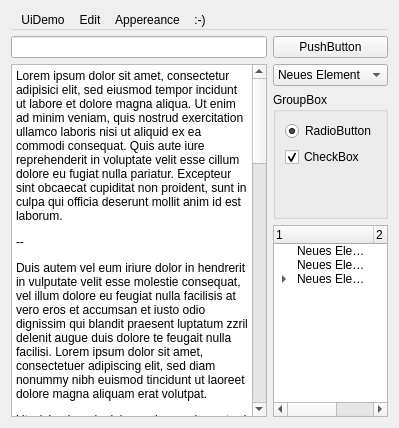
     <widget class="QWidget" name="demo">
      <attribute name="title">
       <string>Demo</string>
      </attribute>
      <layout class="QGridLayout" columnstretch="8,3">
       <item row="0" column="0" colspan="2">
        <widget class="QMenuBar" name="menuBar">
         <widget class="QMenu" name="menuUiDemo">
          <property name="title">
           <string>UiDemo</string>
          </property>
          <addaction name="actionDon_t_open"/>
          <addaction name="actionDon_t_save"/>
          <addaction name="actionDon_t_exit"/>
         </widget>
         <widget class="QMenu" name="menuEdit">
          <property name="title">
           <string>Edit</string>
          </property>
          <addaction name="actionDon_t"/>
          <addaction name="actionJust_don_t"/>
          <addaction name="actionDo_anything"/>
          <addaction name="actionHere"/>
         </widget>
         <widget class="QMenu" name="menuAppereance">
          <property name="title">
           <string>Appereance</string>
          </property>
          <addaction name="actionIs_fixed"/>
          <addaction name="actionSo_you_can_t_do_anything"/>
          <addaction name="action_at_least_not_here"/>
          <addaction name="action"/>
          <addaction name="action_no_really"/>
          <addaction name="actionNOOOO"/>
         </widget>
         <widget class="QMenu" name="menu">
          <property name="title">
           <string>:-)</string>
          </property>
          <addaction name="action_2"/>
          <addaction name="action_P"/>
          <addaction name="action_3"/>
          <addaction name="action_4"/>
          <addaction name="action8"/>
         </widget>
         <addaction name="menuUiDemo"/>
         <addaction name="menuEdit"/>
         <addaction name="menuAppereance"/>
         <addaction name="menu"/>
        </widget>
       </item>
       <item row="1" column="0">
        <widget class="QLineEdit" name="demoLineEdit">
         <property name="sizePolicy">
          <sizepolicy hsizetype="Expanding" vsizetype="Fixed">
           <horstretch>0</horstretch>
           <verstretch>0</verstretch>
          </sizepolicy>
         </property>
        </widget>
       </item>
       <item row="1" column="1">
        <widget class="QPushButton" name="pushButton_3">
         <property name="text">
          <string>PushButton</string>
         </property>
        </widget>
       </item>
       <item row="2" column="0" rowspan="3">
        <widget class="QTextBrowser" name="demoBrowser">
         <property name="sizePolicy">
          <sizepolicy hsizetype="Expanding" vsizetype="Expanding">
           <horstretch>0</horstretch>
           <verstretch>0</verstretch>
          </sizepolicy>
         </property>
         <property name="html">
          <string>&lt;!DOCTYPE HTML PUBLIC &quot;-//W3C//DTD HTML 4.0//EN&quot; &quot;http://www.w3.org/TR/REC-html40/strict.dtd&quot;&gt;
&lt;html&gt;&lt;head&gt;&lt;meta name=&quot;qrichtext&quot; content=&quot;1&quot; /&gt;&lt;style type=&quot;text/css&quot;&gt;
p, li { white-space: pre-wrap; }
&lt;/style&gt;&lt;/head&gt;&lt;body style=&quot; font-family:'Droid Sans'; font-size:9pt; font-weight:400; font-style:normal;&quot;&gt;
&lt;p style=&quot; margin:12px; margin-left:0px; margin-right:0px; -qt-block-indent:0; text-indent:0px;&quot;&gt;&lt;span style=&quot; font-family:'Luxi Sans';&quot;&gt;Lorem ipsum dolor sit amet, consectetur adipisici elit, sed eiusmod tempor incidunt ut labore et dolore magna aliqua. Ut enim ad minim veniam, quis nostrud exercitation ullamco laboris nisi ut aliquid ex ea commodi consequat. Quis aute iure reprehenderit in voluptate velit esse cillum dolore eu fugiat nulla pariatur. Excepteur sint obcaecat cupiditat non proident, sunt in culpa qui officia deserunt mollit anim id est laborum.&lt;/span&gt;&lt;/p&gt;
&lt;p style=&quot; margin:12px; margin-left:0px; margin-right:0px; -qt-block-indent:0; text-indent:0px;&quot;&gt;&lt;span style=&quot; font-family:'Luxi Sans';&quot;&gt;--&lt;/span&gt;&lt;/p&gt;
&lt;p style=&quot; margin:12px; margin-left:0px; margin-right:0px; -qt-block-indent:0; text-indent:0px;&quot;&gt;&lt;span style=&quot; font-family:'Luxi Sans';&quot;&gt;Duis autem vel eum iriure dolor in hendrerit in vulputate velit esse molestie consequat, vel illum dolore eu feugiat nulla facilisis at vero eros et accumsan et iusto odio dignissim qui blandit praesent luptatum zzril delenit augue duis dolore te feugait nulla facilisi. Lorem ipsum dolor sit amet, consectetuer adipiscing elit, sed diam nonummy nibh euismod tincidunt ut laoreet dolore magna aliquam erat volutpat.&lt;/span&gt;&lt;/p&gt;
&lt;p style=&quot; margin:12px; margin-left:0px; margin-right:0px; -qt-block-indent:0; text-indent:0px;&quot;&gt;&lt;span style=&quot; font-family:'Luxi Sans';&quot;&gt;Ut wisi enim ad minim veniam, quis nostrud exerci tation ullamcorper suscipit lobortis nisl ut aliquip ex ea commodo consequat. Duis autem vel eum iriure dolor in hendrerit in vulputate velit esse molestie consequat, vel illum dolore eu feugiat nulla facilisis at vero eros et accumsan et iusto odio dignissim qui blandit praesent luptatum zzril delenit augue duis dolore te feugait nulla facilisi.&lt;/span&gt;&lt;/p&gt;
&lt;p style=&quot; margin:12px; margin-left:0px; margin-right:0px; -qt-block-indent:0; text-indent:0px;&quot;&gt;&lt;span style=&quot; font-family:'Luxi Sans';&quot;&gt;Nam liber tempor cum soluta nobis eleifend option congue nihil imperdiet doming id quod mazim placerat facer possim assum. Lorem ipsum dolor sit amet, consectetuer adipiscing elit, sed diam nonummy nibh euismod tincidunt ut laoreet dolore magna aliquam erat volutpat. Ut wisi enim ad minim veniam, quis nostrud exerci tation ullamcorper suscipit lobortis nisl ut aliquip ex ea commodo consequat.&lt;/span&gt;&lt;/p&gt;
&lt;p style=&quot; margin:12px; margin-left:0px; margin-right:0px; -qt-block-indent:0; text-indent:0px;&quot;&gt;&lt;span style=&quot; font-family:'Luxi Sans';&quot;&gt;Duis autem vel eum iriure dolor in hendrerit in vulputate velit esse molestie consequat, vel illum dolore eu feugiat nulla facilisis.&lt;/span&gt;&lt;/p&gt;
&lt;p style=&quot; margin:12px; margin-left:0px; margin-right:0px; -qt-block-indent:0; text-indent:0px;&quot;&gt;&lt;span style=&quot; font-family:'Luxi Sans';&quot;&gt;At vero eos et accusam et justo duo dolores et ea rebum. Stet clita kasd gubergren, no sea takimata sanctus est Lorem ipsum dolor sit amet. Lorem ipsum dolor sit amet, consetetur sadipscing elitr, sed diam nonumy eirmod tempor invidunt ut labore et dolore magna aliquyam erat, sed diam voluptua. At vero eos et accusam et justo duo dolores et ea rebum. Stet clita kasd gubergren, no sea takimata sanctus est Lorem ipsum dolor sit amet. Lorem ipsum dolor sit amet, consetetur sadipscing elitr, At accusam aliquyam diam diam dolore dolores duo eirmod eos erat, et nonumy sed tempor et et invidunt justo labore Stet clita ea et gubergren, kasd magna no rebum. sanctus sea sed takimata ut vero voluptua. est Lorem ipsum dolor sit amet. Lorem ipsum dolor sit amet, consetetur sadipscing elitr, sed diam nonumy eirmod tempor invidunt ut
labore et dolore magna aliquyam erat.&lt;/span&gt;&lt;/p&gt;
&lt;p style=&quot; margin:12px; margin-left:0px; margin-right:0px; -qt-block-indent:0; text-indent:0px;&quot;&gt;&lt;span style=&quot; font-family:'Luxi Sans';&quot;&gt;Consetetur sadipscing elitr, sed diam nonumy eirmod tempor invidunt ut labore et dolore magna aliquyam erat, sed diam voluptua. At vero eos et accusam et justo duo dolores et ea rebum. Stet clita kasd gubergren, no sea takimata sanctus est Lorem ipsum dolor sit amet. Lorem ipsum dolor sit amet, consetetur sadipscing elitr, sed diam nonumy eirmod tempor invidunt ut labore et dolore magna aliquyam erat, sed diam voluptua. At vero eos et accusam et justo duo dolores et ea rebum. Stet clita kasd gubergren, no sea takimata sanctus est Lorem ipsum dolor sit amet. Lorem ipsum dolor sit amet, consetetur sadipscing elitr, sed diam nonumy eirmod tempor invidunt ut labore et dolore magna aliquyam erat, sed diam voluptua. At vero eos et accusam et justo duo dolores et ea rebum. Stet clita kasd gubergren, no sea takimata sanctus
est Lorem ipsum dolor sit amet.&lt;/span&gt;&lt;/p&gt;&lt;/body&gt;&lt;/html&gt;</string>
         </property>
        </widget>
       </item>
       <item row="2" column="1">
        <widget class="QComboBox" name="comboBox_3">
         <item>
          <property name="text">
           <string>Neues Element</string>
          </property>
         </item>
         <item>
          <property name="text">
           <string>Neues Element</string>
          </property>
         </item>
         <item>
          <property name="text">
           <string>Neues Element</string>
          </property>
         </item>
         <item>
          <property name="text">
           <string>Neues Element</string>
          </property>
         </item>
         <item>
          <property name="text">
           <string>Neues Element</string>
          </property>
         </item>
         <item>
          <property name="text">
           <string>Neues Element</string>
          </property>
         </item>
         <item>
          <property name="text">
           <string>Neues Element</string>
          </property>
         </item>
        </widget>
       </item>
       <item row="3" column="1">
        <widget class="QGroupBox" name="groupBox_6">
         <property name="title">
          <string>GroupBox</string>
         </property>
         <layout class="QGridLayout">
          <item row="0" column="0">
           <widget class="QRadioButton" name="radioButton_3">
            <property name="text">
             <string>RadioButton</string>
            </property>
            <property name="checked">
             <bool>true</bool>
            </property>
           </widget>
          </item>
          <item row="1" column="0">
           <widget class="QCheckBox" name="checkBox_5">
            <property name="text">
             <string>CheckBox</string>
            </property>
            <property name="checked">
             <bool>true</bool>
            </property>
           </widget>
          </item>
          <item row="2" column="0">
           <spacer>
            <property name="orientation">
             <enum>Qt::Vertical</enum>
            </property>
            <property name="sizeHint" stdset="0">
             <size>
              <width>20</width>
              <height>40</height>
             </size>
            </property>
           </spacer>
          </item>
         </layout>
        </widget>
       </item>
       <item row="4" column="1">
        <widget class="QTreeWidget" name="treeWidget_2">
         <property name="sizePolicy">
          <sizepolicy hsizetype="Ignored" vsizetype="Expanding">
           <horstretch>0</horstretch>
           <verstretch>0</verstretch>
          </sizepolicy>
         </property>
         <column>
          <property name="text">
           <string>1</string>
          </property>
         </column>
         <column>
          <property name="text">
           <string>2</string>
          </property>
         </column>
         <item>
          <property name="text">
           <string>Neues Element</string>
          </property>
          <property name="text">
           <string/>
          </property>
         </item>
         <item>
          <property name="text">
           <string>Neues Element</string>
          </property>
          <property name="text">
           <string/>
          </property>
         </item>
         <item>
          <property name="text">
           <string>Neues Element</string>
          </property>
          <property name="text">
           <string/>
          </property>
          <item>
           <property name="text">
            <string>Neues untergeordnetes Element</string>
           </property>
           <property name="text">
            <string/>
           </property>
           <item>
            <property name="text">
             <string>Neues untergeordnetes Element</string>
            </property>
            <property name="text">
             <string/>
            </property>
           </item>
           <item>
            <property name="text">
             <string>Neues Element</string>
            </property>
            <property name="text">
             <string/>
            </property>
           </item>
           <item>
            <property name="text">
             <string>Neues Element</string>
            </property>
            <property name="text">
             <string/>
            </property>
           </item>
           <item>
            <property name="text">
             <string>Neues Element</string>
            </property>
            <property name="text">
             <string/>
            </property>
           </item>
           <item>
            <property name="text">
             <string>Neues Element</string>
            </property>
            <property name="text">
             <string/>
            </property>
           </item>
          </item>
         </item>
        </widget>
       </item>
      </layout>
     </widget>
